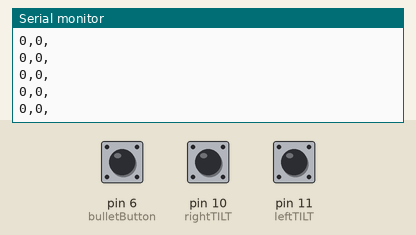
The sketch below on a simulated Arduino Uno, built with avr-gcc and run on an emulated ATmega328P. On the bench: the last lines printed to the serial monitor. The test bench sets the inputs (shaded band); at power-on: pin 6 (bulletButton) HIGH, pin 11 (leftTILT) HIGH, pin 10 (rightTILT) HIGH.

Above: at 1.2 s.
1.3 s: pin 6 (bulletButton) pulled LOW for 0.15 s
At 1.36 s:
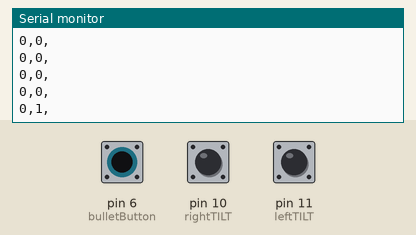
2.9 s: pin 11 (leftTILT) pulled LOW for 0.15 s
At 2.96 s:
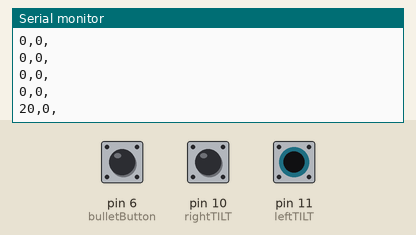
4.5 s: pin 6 (bulletButton) pulled LOW for 1 s
At 4.56 s:
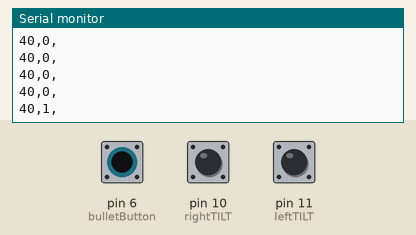
7.0 s: pin 11 (leftTILT) pulled LOW for 1 s
At 7.07 s:
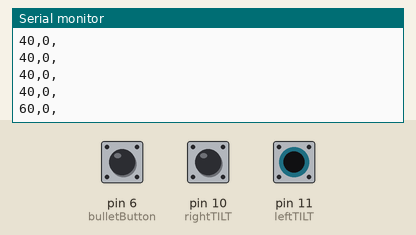
Timing chart, 0 to 10.0 s (numbered marks = the images above; inputs shaded):
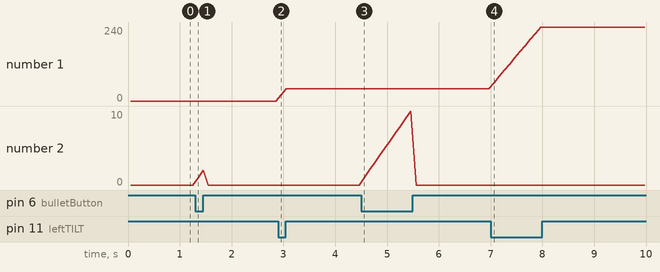

Measured:
- after the input at 1.3 s, the serial monitor: prints a new line after 0.05 s (image 1)
- after the input at 2.9 s, the serial monitor: prints a new line after 0.06 s (image 2)
- after the input at 4.5 s, the serial monitor: prints a new line after 0.06 s (image 3)
- after the input at 7.0 s, the serial monitor: prints a new line after 0.07 s (image 4)
- plotted number 1: 0 → 40 after the input at 2.9 s, 40 → 240 after the input at 7.0 s

The sketch:

spaceInvadersArduino.ino
```cpp
// LED tests
int leftLED = 13;
int rightLED = 12;
// Tilt Sensor
int leftTILT = 11;
int rightTILT = 10;
// Tilt Reading
int leftTiltReading = 0;
int rightTiltReading = 0;
// Movement variable
int movement = 0;
// Button Sensor
int bulletButton = 6;
// Bullets Variable
int bullets;
// Bullet On and Off
int bulletReading = 0;
int prevBulletReading = 0;

void setup() {
  // put your setup code here, to run once
  //pinMode(leftLED, OUTPUT);
  //pinMode(rightLED, OUTPUT);
  pinMode(leftTILT, INPUT_PULLUP);
  pinMode(rightTILT, INPUT_PULLUP);
  pinMode(bulletButton, INPUT_PULLUP);
  Serial.begin(9600);
}

void loop() {
  // put your main code here, to run repeatedly:
  leftTiltReading = digitalRead(leftTILT);
  rightTiltReading = digitalRead(rightTILT);
  bulletReading = digitalRead(bulletButton);
  delay(50);
  if (bulletReading == 1 && prevBulletReading == 0) {
    bullets = 0;
  }
  // this is required because in processing the only way to shoot a single missile, is to shoot when bullets is equal to One 1
  // this way people can't cheat and hold the button for difficult spots
  if (bulletReading == 0 && prevBulletReading == 1 || bulletReading == 0 && prevBulletReading == 0) {
    bullets++;
  }
  prevBulletReading = bulletReading; // important for toggle
  if (rightTiltReading == 0 && leftTiltReading == 0 || rightTiltReading == 1 && leftTiltReading == 1) {
    //digitalWrite(leftLED, HIGH);
    //digitalWrite(rightLED, HIGH);
    movement += 0;
  }
  if (rightTiltReading == 1 && leftTiltReading == 0) {
    //digitalWrite(rightLED, HIGH);
    //digitalWrite(leftLED, LOW);
    if (movement >= 1870) {
      movement += 0;
    }
    else {
      movement += 20;
    }
  }
  if (rightTiltReading == 0 && leftTiltReading == 1) {
    //digitalWrite(leftLED, HIGH);
    //digitalWrite(rightLED, LOW);
    if (movement <= 0) {
      movement += 0;
    }
    else {
      movement -= 20;
    }
  }
  // The following way is the best way to do this
  Serial.print(movement);
  Serial.print(",");
  Serial.print(bullets);
  Serial.print(",");
  Serial.println();
  delay(50);
}
```
